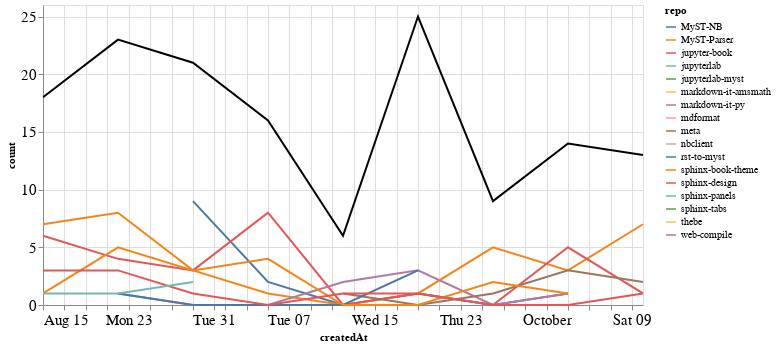

Source (notebook cell):
### Markdown cell above
### Comments

### Code cell
comments_time = comments.groupby('repo').resample('W', on='createdAt').count()['author'].reset_index()
comments_time = comments_time.rename(columns={'author': 'count'})
comments_time_total = comments_time.groupby('createdAt').agg({"count": "sum"}).reset_index()
ch1 = alt.Chart(comments_time, width=600).mark_line().encode(
    x='createdAt',
    y='count',
    color='repo',
    tooltip="repo"
)

ch2 = alt.Chart(comments_time_total, width=600).mark_line(color="black").encode(
    x='createdAt',
    y='count',
)

ch1 + ch2

### Figure 1 — Vega-Lite specification as saved in the notebook (floating-point values rounded to 4 significant figures)
{"config": {"axisLeft": {"labelFontSize": 15}, "axisBottom": {"labelFontSize": 15}}, "layer": [{"data": {"name": "data-046cf3a1de66fdf335e7cf572d4e39df"}, "mark": "line", "encoding": {"color": {"type": "nominal", "field": "repo"}, "tooltip": {"type": "nominal", "field": "repo"}, "x": {"type": "temporal", "field": "createdAt"}, "y": {"type": "quantitative", "field": "count"}}, "width": 600}, {"data": {"name": "data-aab53c0c07b393d5556d1933a890c7b1"}, "mark": {"type": "line", "color": "black"}, "encoding": {"x": {"type": "temporal", "field": "createdAt"}, "y": {"type": "quantitative", "field": "count"}}, "width": 600}], "$schema": "https://vega.github.io/schema/vega-lite/v4.8.1.json", "datasets": {"data-046cf3a1de66fdf335e7cf572d4e39df": [{"repo": "MyST-NB", "createdAt": "2021-08-29T00:00:00", "count": 9}, {"repo": "MyST-NB", "createdAt": "2021-09-05T00:00:00", "count": 2}, {"repo": "MyST-NB", "createdAt": "2021-09-12T00:00:00", "count": 0}, {"repo": "MyST-NB", "createdAt": "2021-09-19T00:00:00", "count": 1}, {"repo": "MyST-NB", "createdAt": "2021-09-26T00:00:00", "count": 0}, {"repo": "MyST-NB", "createdAt": "2021-10-03T00:00:00", "count": 1}, {"repo": "MyST-Parser", "createdAt": "2021-08-15T00:00:00", "count": 7}, {"repo": "MyST-Parser", "createdAt": "2021-08-22T00:00:00", "count": 8}, {"repo": "MyST-Parser", "createdAt": "2021-08-29T00:00:00", "count": 3}, {"repo": "MyST-Parser", "createdAt": "2021-09-05T00:00:00", "count": 1}, {"repo": "MyST-Parser", "createdAt": "2021-09-12T00:00:00", "count": 0}, {"repo": "MyST-Parser", "createdAt": "2021-09-19T00:00:00", "count": 1}, {"repo": "MyST-Parser", "createdAt": "2021-09-26T00:00:00", "count": 5}, {"repo": "MyST-Parser", "createdAt": "2021-10-03T00:00:00", "count": 3}, {"repo": "MyST-Parser", "createdAt": "2021-10-10T00:00:00", "count": 7}, {"repo": "jupyter-book", "createdAt": "2021-08-15T00:00:00", "count": 6}, {"repo": "jupyter-book", "createdAt": "2021-08-22T00:00:00", "count": 4}, {"repo": "jupyter-book", "createdAt": "2021-08-29T00:00:00", "count": 3}, {"repo": "jupyter-book", "createdAt": "2021-09-05T00:00:00", "count": 8}, {"repo": "jupyter-book", "createdAt": "2021-09-12T00:00:00", "count": 0}, {"repo": "jupyter-book", "createdAt": "2021-09-19T00:00:00", "count": 1}, {"repo": "jupyter-book", "createdAt": "2021-09-26T00:00:00", "count": 0}, {"repo": "jupyter-book", "createdAt": "2021-10-03T00:00:00", "count": 5}, {"repo": "jupyter-book", "createdAt": "2021-10-10T00:00:00", "count": 1}, {"repo": "jupyterlab", "createdAt": "2021-09-19T00:00:00", "count": 1}, {"repo": "jupyterlab-myst", "createdAt": "2021-09-19T00:00:00", "count": 7}, {"repo": "markdown-it-amsmath", "createdAt": "2021-09-12T00:00:00", "count": 1}, {"repo": "markdown-it-py", "createdAt": "2021-08-22T00:00:00", "count": 1}, {"repo": "markdown-it-py", "createdAt": "2021-08-29T00:00:00", "count": 0}, {"repo": "markdown-it-py", "createdAt": "2021-09-05T00:00:00", "count": 0}, {"repo": "markdown-it-py", "createdAt": "2021-09-12T00:00:00", "count": 2}, {"repo": "markdown-it-py", "createdAt": "2021-09-19T00:00:00", "count": 3}, {"repo": "markdown-it-py", "createdAt": "2021-09-26T00:00:00", "count": 0}, {"repo": "markdown-it-py", "createdAt": "2021-10-03T00:00:00", "count": 1}, {"repo": "mdformat", "createdAt": "2021-09-05T00:00:00", "count": 1}, {"repo": "meta", "createdAt": "2021-09-12T00:00:00", "count": 1}, {"repo": "meta", "createdAt": "2021-09-19T00:00:00", "count": 0}, {"repo": "meta", "createdAt": "2021-09-26T00:00:00", "count": 1}, {"repo": "meta", "createdAt": "2021-10-03T00:00:00", "count": 3}, {"repo": "meta", "createdAt": "2021-10-10T00:00:00", "count": 2}, {"repo": "nbclient", "createdAt": "2021-09-19T00:00:00", "count": 7}, {"repo": "rst-to-myst", "createdAt": "2021-08-22T00:00:00", "count": 1}, {"repo": "rst-to-myst", "createdAt": "2021-08-29T00:00:00", "count": 0}, {"repo": "rst-to-myst", "createdAt": "2021-09-05T00:00:00", "count": 0}, {"repo": "rst-to-myst", "createdAt": "2021-09-12T00:00:00", "count": 0}, {"repo": "rst-to-myst", "createdAt": "2021-09-19T00:00:00", "count": 3}, {"repo": "sphinx-book-theme", "createdAt": "2021-08-15T00:00:00", "count": 1}, {"repo": "sphinx-book-theme", "createdAt": "2021-08-22T00:00:00", "count": 5}, {"repo": "sphinx-book-theme", "createdAt": "2021-08-29T00:00:00", "count": 3}, {"repo": "sphinx-book-theme", "createdAt": "2021-09-05T00:00:00", "count": 4}, {"repo": "sphinx-book-theme", "createdAt": "2021-09-12T00:00:00", "count": 0}, {"repo": "sphinx-book-theme", "createdAt": "2021-09-19T00:00:00", "count": 0}, {"repo": "sphinx-book-theme", "createdAt": "2021-09-26T00:00:00", "count": 2}, {"repo": "sphinx-book-theme", "createdAt": "2021-10-03T00:00:00", "count": 1}, {"repo": "sphinx-design", "createdAt": "2021-08-15T00:00:00", "count": 3}, {"repo": "sphinx-design", "createdAt": "2021-08-22T00:00:00", "count": 3}, {"repo": "sphinx-design", "createdAt": "2021-08-29T00:00:00", "count": 1}, {"repo": "sphinx-design", "createdAt": "2021-09-05T00:00:00", "count": 0}, {"repo": "sphinx-design", "createdAt": "2021-09-12T00:00:00", "count": 1}, {"repo": "sphinx-design", "createdAt": "2021-09-19T00:00:00", "count": 1}, {"repo": "sphinx-design", "createdAt": "2021-09-26T00:00:00", "count": 0}, {"repo": "sphinx-design", "createdAt": "2021-10-03T00:00:00", "count": 0}, {"repo": "sphinx-design", "createdAt": "2021-10-10T00:00:00", "count": 1}, {"repo": "sphinx-panels", "createdAt": "2021-08-15T00:00:00", "count": 1}, {"repo": "sphinx-panels", "createdAt": "2021-08-22T00:00:00", "count": 1}, {"repo": "sphinx-panels", "createdAt": "2021-08-29T00:00:00", "count": 2}, {"repo": "sphinx-tabs", "createdAt": "2021-09-12T00:00:00", "count": 1}, {"repo": "thebe", "createdAt": "2021-10-10T00:00:00", "count": 2}, {"repo": "web-compile", "createdAt": "2021-09-26T00:00:00", "count": 1}], "data-aab53c0c07b393d5556d1933a890c7b1": [{"createdAt": "2021-08-15T00:00:00", "count": 18}, {"createdAt": "2021-08-22T00:00:00", "count": 23}, {"createdAt": "2021-08-29T00:00:00", "count": 21}, {"createdAt": "2021-09-05T00:00:00", "count": 16}, {"createdAt": "2021-09-12T00:00:00", "count": 6}, {"createdAt": "2021-09-19T00:00:00", "count": 25}, {"createdAt": "2021-09-26T00:00:00", "count": 9}, {"createdAt": "2021-10-03T00:00:00", "count": 14}, {"createdAt": "2021-10-10T00:00:00", "count": 13}]}}
